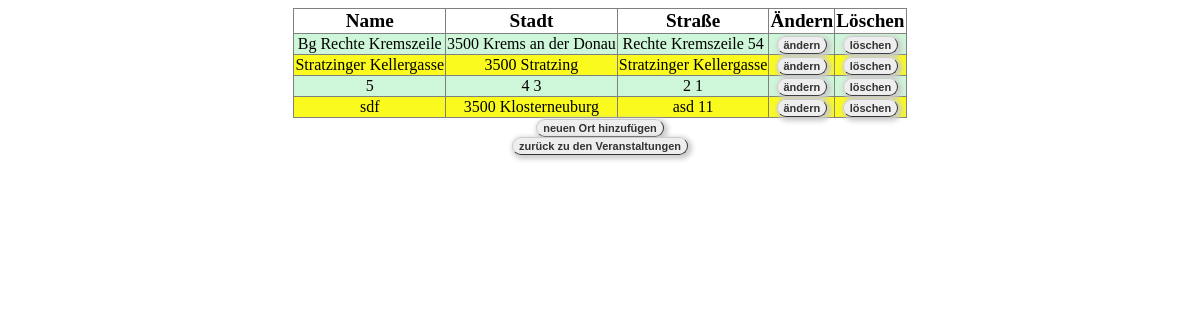
Page /orte.php on the earlier database version.
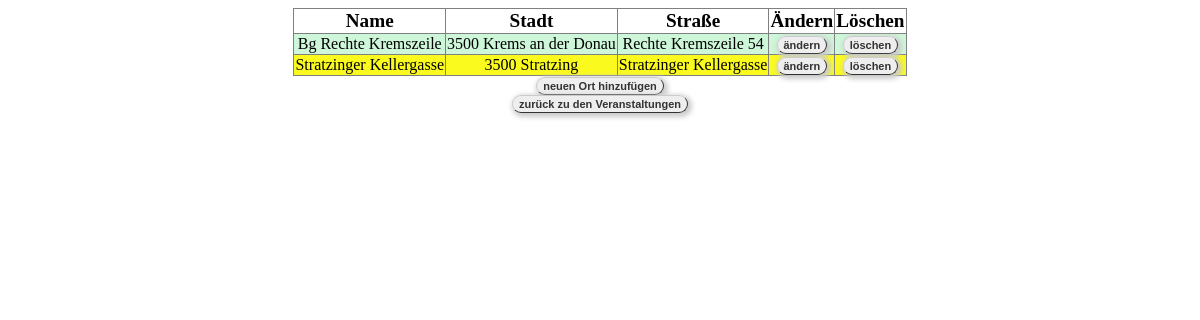
Same page on the later database version.
### tables this page shows
CREATE TABLE IF NOT EXISTS `orte` (
  `ort_id` int(10) unsigned NOT NULL AUTO_INCREMENT,
  `ort_name` varchar(50) NOT NULL,
  `stadt` varchar(50) NOT NULL,
  `plz` varchar(5) NOT NULL,
  `strasse` varchar(50) DEFAULT NULL,
  `hausnummer` varchar(5) DEFAULT NULL,
  PRIMARY KEY (`ort_id`)
);

### orte.php (the view, shortened to what this page needs)
<!DOCTYPE html>
<html lang="de">
<head>
	<link rel="stylesheet" href="./style.css" />
</head>
<body>
<?php
require_once "verbindungsaufbau.php";
$ergebnis = $mysqli->query("SELECT * FROM orte");
echo "<table border='1'>\n";
echo "<tr><th>Name</th><th>Stadt</th><th>Straße</th><th>Ändern</th><th>Löschen</th>";
while ($zeile = $ergebnis->fetch_array()) {
		echo "<tr><td>" . htmlspecialchars($zeile["ort_name"]) . "</td>"
        . "<td>" . htmlspecialchars($zeile['plz']) . " " . htmlspecialchars($zeile['stadt']) . "</td> "
        . "<td> " . htmlspecialchars($zeile['strasse']) . " " . htmlspecialchars($zeile['hausnummer']) . "</td>"
        . "<td><a class='tabelle' href='./ort_aendern.php?id=" . htmlspecialchars($zeile['ort_id']) . "'>ändern</a></td>"
        . "<td><a class='tabelle' href='./ort_loeschen.php?id=" . htmlspecialchars($zeile['ort_id']) . "'>löschen</a></td>"
        ."</td></tr>\n" ;
}
echo "</table>";
?>
<a href="ort_erstellen.php">neuen Ort hinzufügen</a>
<br /><a href="veranstaltungen.php">zurück zu den Veranstaltungen</a>
</body>
</html>

### style.css (style rules this page uses)
tr:nth-child(2n) td { background: #CEF6D8 }
tr:nth-child(2n-1) td { background: #FAFA1F }
table { margin: auto; border-collapse: collapse; }
th { font-size: 120%; font-weight: bold; }
a { font: bold 11px Arial; text-decoration: none; background-color: #EEEEEE; color: #333333; padding: 2px 6px 2px 6px; border-top: 1px solid #CCCCCC; border-right: 1px solid #333333; border-bottom: 1px solid #333333; border-left: 1px solid #CCCCCC; -webkit-border-radius: 30px; border-radius: 30px; -moz-box-shadow: 2px 2px 5px 2px #ccc; -webkit-box-shadow: 2px 2px 5px 2px #ccc; box-shadow: 2px 2px 5px 2px #ccc; }
html { text-align: center; }

Differences in the rows shown:
removed orte: ort_name "5", plz "4", stadt "3", strasse "2", hausnummer "1"
removed orte: ort_name "sdf", plz "3500", stadt "Klosterneuburg", strasse "asd", hausnummer "11"
